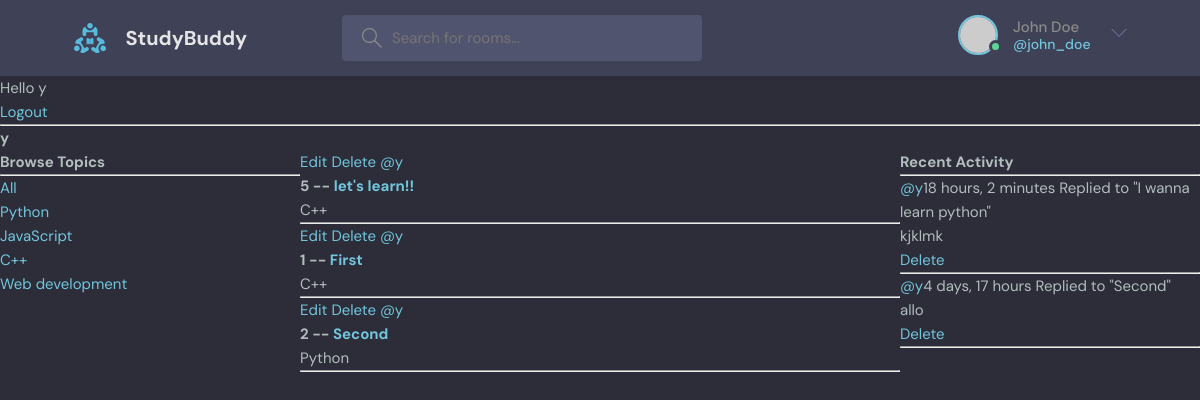
/profile/1/ (signed in), run on the app's committed database.
### base/models.py (models this page shows, shortened)
class Topic(models.Model):
    name = models.CharField(max_length=200)

class Room(models.Model):
    host = models.ForeignKey(User, on_delete=models.SET_NULL, null=True)
    topic = models.ForeignKey(Topic, on_delete=models.SET_NULL, null=True)
    name = models.CharField(max_length=200)
    description = models.TextField(null=True, blank=True)
    participants = models.ManyToManyField(User, related_name='participants', blank=True)
    updated = models.DateTimeField(auto_now=True)
    created = models.DateTimeField(auto_now_add=True)
    class Meta:
        ordering = ['-updated', '-created']
    def __str__(self):
        return self.name

class Message(models.Model):
    user = models.ForeignKey(User, on_delete=models.CASCADE)
    room = models.ForeignKey(Room, on_delete=models.CASCADE)
    body = models.TextField()
    updated = models.DateTimeField(auto_now=True)
    created = models.DateTimeField(auto_now_add=True)
    class Meta:
        ordering = ['-updated', '-created']
    def __str__(self):
        return self.body[0:50]

### base/views.py (the view)
# urls.py: path('profile/<str:pk>/', views.userProfile, name='user-profile'),
def userProfile(request, pk):
    user = User.objects.get(id=pk)
    rooms = user.room_set.all()
    room_messages = user.message_set.all()
    topics = Topic.objects.all()
    context = {'user':user, 'rooms':rooms, 'room_messages':room_messages, 'topics':topics}
    return render(request, 'base/profile.html', context)

### base/templates/base/profile.html (shortened to what this page needs)
{% extends "main.html" %} {% block content %}
<h1>{{user.username}}</h1>
<div class="profile-container">
  <div>{% include "base/topics_component.html" %}</div>
  <div>{% include "base/feed_component.html" %}</div>
  <div>{% include "base/activity_component.html" %}</div>
</div>
{% endblock content %}

### templates/navbar.html (shortened to what this page needs)
<header class="header header--loggedIn">
  <div class="container">
    <a href="{% url 'home' %}" class="header__logo">
      <img src="assets/logo.svg" />
      <h1>StudyBuddy</h1>
    </a>
    <form class="header__search" method="GET" action={% url "home" %}>
      <label>
        <input input='q' placeholder="Search for rooms..." />
      </label>
    <nav class="header__menu">
      <div class="header__user">
        <a href="profile.html">
          <div class="avatar avatar--medium active">
            <img src="https://randomuser.me/api/portraits/men/37.jpg" />
          </div>
          <p>John Doe <span>@john_doe</span></p>
        </a>
        <button class="dropdown-button">
          <svg
            version="1.1"
            xmlns="http://www.w3.org/2000/svg"
            width="32"
            height="32"
            viewBox="0 0 32 32"
          >
            <title>chevron-down</title>
            <path d="M16 21l-13-13h-3l16 16 16-16h-3l-13 13z"></path>
          </svg>
        </button>
      </div>
    </nav>
  </div>
</header>
{% if request.user.is_authenticated %}
<p>Hello {{request.user}}</p>
<a href="{% url 'logout'%}">Logout</a>
{% else %}
<a href="{% url 'login'%}">Login</a>
{% endif %}
<hr />

### base/templates/base/topics_component.html
<h3>Browse Topics</h3>
<hr />
<div>
  <a href="{% url 'home' %}">All</a>
</div>
{% for topic in topics%}
<div>
  <a href="{% url 'home' %}?q={{topic.name}}">{{topic.name}}</a>
</div>
{% endfor %}

### base/templates/base/feed_component.html
<div>
  {% for room in rooms %}
  <div>
    {% if request.user == room.host %}
    <a href="{% url 'update-room' room.id %}">Edit</a>
    <a href="{% url 'delete-room' room.id%}">Delete</a>
    {% endif %}
    <a href="{% url 'user-profile' room.host.id %}">@{{room.host.username}}</a>
    <h5>{{room.id}} -- <a href="{% url 'room' room.id %}">{{room.name}}</a></h5>
    <small>{{ room.topic.name}}</small>
    <hr />
  </div>
  {%endfor%}
</div>

### base/templates/base/activity_component.html
<h3>Recent Activity</h3>
<hr />
{% for message in room_messages %}
<div>
  <small
    ><a href="{% url 'user-profile' message.user.id%}"> @{{message.user}}</a
    >{{message.created|timesince}}
  </small>
  <small>Replied to "{{message.room}}"</small>
  <p>{{message}}</p>
  {% if request.user == message.user%}
  <a href="{% url 'delete-message' message.id %}">Delete</a>
  {% endif %}
  <hr />
</div>
{% endfor %}

### static/styles/style.css (style rules this page uses)
:root { --color-main: #71c6dd; --color-main-light: #e1f6fb; --color-dark: #3f4156; --color-dark-medium: #51546e; --color-dark-light: #696d97; --color-light: #e5e5e5; --color-gray: #8b8b8b; --color-light-gray: #b2bdbd; --color-bg: #2d2d39; --color-success: #5dd693; --color-error: #fc4b0b; }
* { font-family: "DM Sans", -apple-system, BlinkMacSystemFont, "Segoe UI", Roboto, Oxygen, Ubuntu, Cantarell, "Open Sans", "Helvetica Neue", sans-serif; margin: 0; padding: 0; box-sizing: border-box; text-rendering: optimizeLegibility; font-size: inherit; }
html { font-size: 56.25%; }
@media only screen and (min-width: 1200px) { html { font-size: 62.5%; } }
body { line-height: 1.6; font-weight: 400; font-size: 1.5rem; color: var(--color-light-gray); background-color: var(--color-bg); min-height: 100vh; }
img { width: 100%; }
a { display: inline-block; color: var(--color-main); text-decoration: none; }
.container { max-width: 120rem; width: 90%; margin: auto; }
.avatar { position: relative; display: inline-block; border-radius: 50%; border: 2px solid var(--color-main); }
.avatar img { display: block; border-radius: 50%; object-fit: cover; object-position: center; }
.avatar::after { content: ""; display: block; position: absolute; background-color: var(--color-gray); z-index: 111; border-radius: 50%; border: 0.3rem solid var(--color-dark); }
.avatar.active::after { background-color: var(--color-success); }
.avatar.avatar--medium img { width: 3.6rem; height: 3.6rem; border-radius: 50%; }
.avatar.avatar--medium:after { width: 0.7rem; height: 0.7rem; bottom: 0px; right: -6px; }
.header { padding: 1.5rem; background-color: var(--color-dark); }
.header > .container { display: flex; gap: 9.5rem; }
.header__logo, .header__user { display: flex; gap: 2rem; align-items: center; }
.header__logo > img { height: 3.2rem; width: 3.2rem; }
.header__logo > h1 { font-weight: 700; font-size: 2rem; color: var(--color-light); }
.header__search > label { background-color: var(--color-dark-medium); padding: 1.3rem 1rem; display: flex; align-items: center; gap: 1rem; border-radius: 4px; }
.header__search svg { fill: var(--color-gray); width: 2rem; height: 2rem; margin-left: 1rem; }
.header__search input { width: 30rem; background: transparent; border: none; outline: none; color: var(--color-light); }
.header__menu { margin-left: auto; position: relative; }
.header__menu a { display: flex; gap: 1.5rem; align-items: center; font-weight: 500; text-decoration: none; color: var(--color-gray); }
.header__menu img { height: 3.6rem; }
.header__menu p { line-height: 1.2; }
.header__menu span { color: var(--color-main); font-weight: 500; font-size: 1.4rem; display: block; }
.header__menu svg { width: 1.6rem; height: 1.6rem; fill: var(--color-dark-light); }
.dropdown-button { background: transparent; border: 0; outline: 0; cursor: pointer; }

### base/templates/base/profile.html (style rules this page uses)
.profile-container { display: grid; grid-template-columns: 1fr 2fr 1fr; }

### data on the page
Topic: name "Python"
Topic: name "JavaScript"
Topic: name "C++"
Topic: name "Web development"
Room: shows "Edit", host.username "y", id "5", name "let's learn!!", topic.name "C++"
Room: shows "Edit", host.username "y", id "1", name "First", topic.name "C++"
Room: shows "Edit", host.username "y", id "2", name "Second", topic.name "Python"
Message: user "y", created "18 hours, 2 minutes", room "I wanna learn python", body "kjklmk", shows "Delete"
Message: user "y", created "4 days, 17 hours", room "Second", body "allo", shows "Delete"

### other printed values
{{ request.user }} "y"
{{ user.username }} "y"
